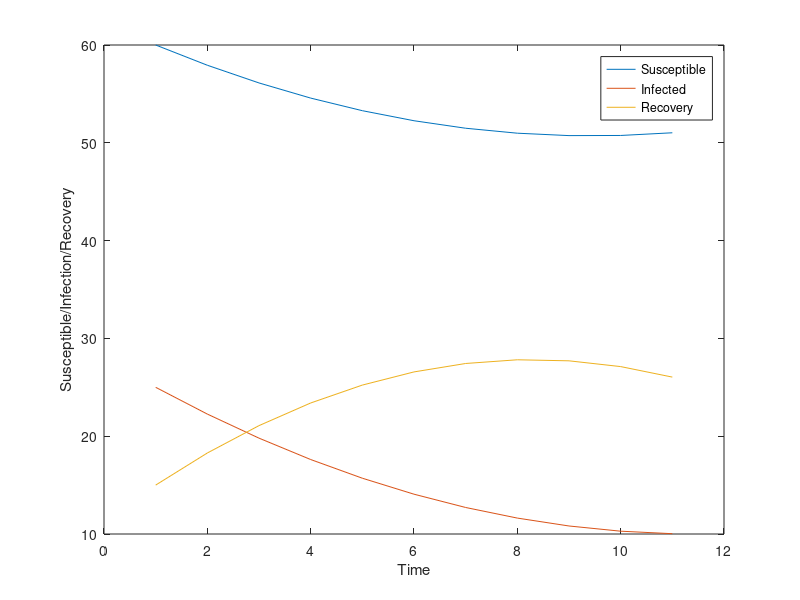

MATLAB code to generate this figure:
%% Approximate Solution of SIR DISEASE MODEL 
% using HOMOTOPY PERTURBATION METHOD (HPM)


clear all;


t=0;
for i=1:11
    
    
    
    S1=60+(0.2-(0.001*60*25)-(0.015*60))*(t);
    S2=-(0.001*60*25)*((0.001*60)-(0.15+0.01+0.015));
    S3=-(0.2-(0.001*60*25)-(0.015*60))*((0.001*25)+0.015);
    
    I1=25+(25*((0.001*60)-(0.15+0.01+0.015)))*(t);
    I2=25*((0.001*60)-(0.15+0.01+0.015))^2;
    I3=(0.001*25)*(0.2-(0.001*60*25)-(0.015*60));
    
    R1=15+((0.15*25)-(0.015*15))*(t);
    R2=(0.15*25)*((0.001*60)-(0.15+0.01+0.015));
    R3=-0.015*((0.15*25)-(0.015*15));
    
    S(i)=S1+((S2+S3)*(t.^2)/2);
    I(i)=I1+((I2+I3)*(t.^2)/2);
    R(i)=R1+((R2+R3)*(t.^2)/2);
    
    fprintf('\nS(%.1f)= %.4f\n',i,S(i));
    fprintf('I(%.1f)= %.4f\n',i,I(i));
    fprintf('R(%.1f)= %.4f\n',i,R(i));
    
    %S=S(i);
    %I=I(i);
    %R=R(i);
    t=t+1;
    xx(i) = t;
end

plot(xx,S(1:t),xx,I(1:t),xx,R(1:t));
hold on
xlabel('Time')
ylabel('Susceptible/Infection/Recovery')
legend('Susceptible','Infected','Recovery')
